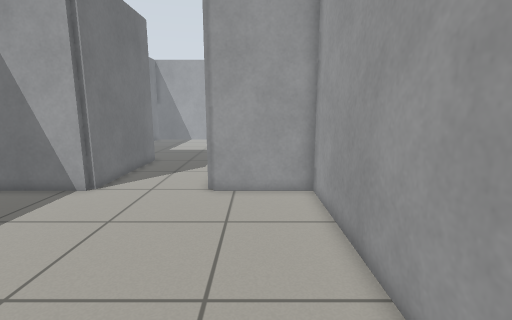
view 1 (above)

12 first-person views from a walk through a robot-simulator world made for Gazebo. The camera is 0.93 m above the floor, tilts 10° down and sees 85° across. The floor is counted in squares, 0.25 m on a side. Each view is taken from the middle of a square. On the plan, view 1 faces up. The plan holds only what a view shows up to about 20 squares ahead; the rest is blank.

view 2
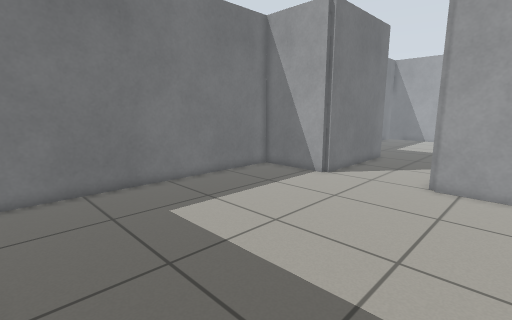

view 3
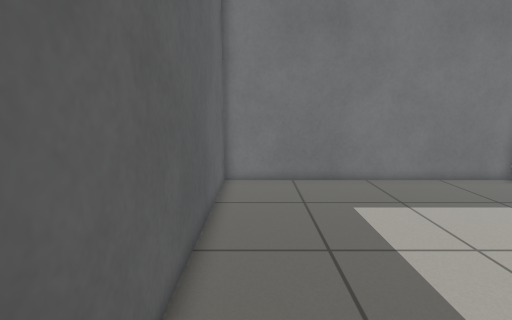

view 4
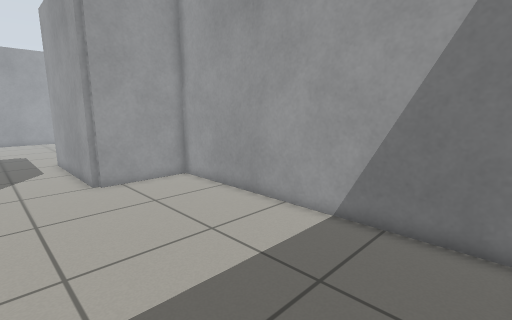

view 5
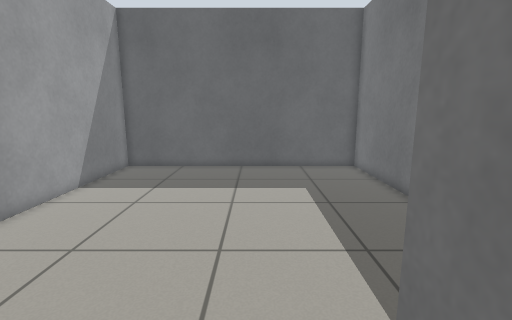

view 6
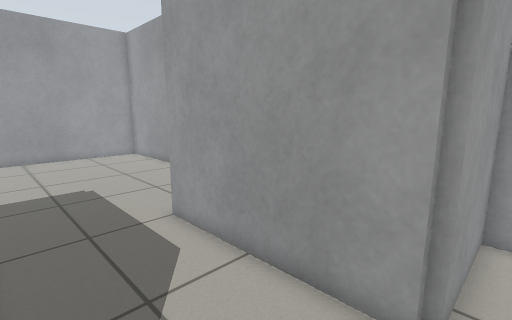

view 7
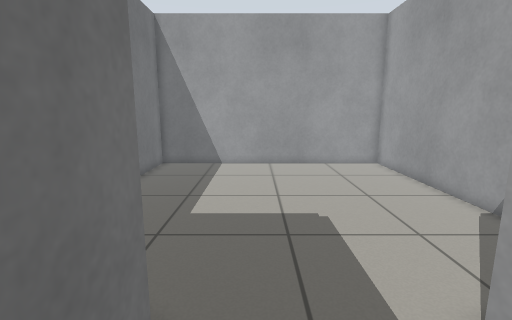

view 8
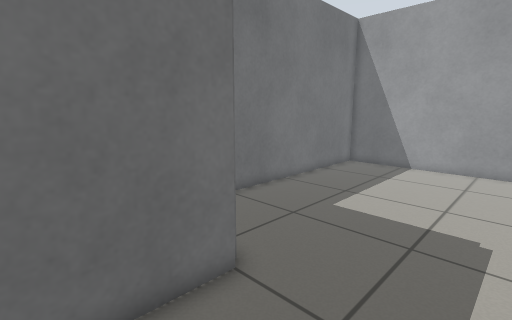

view 9
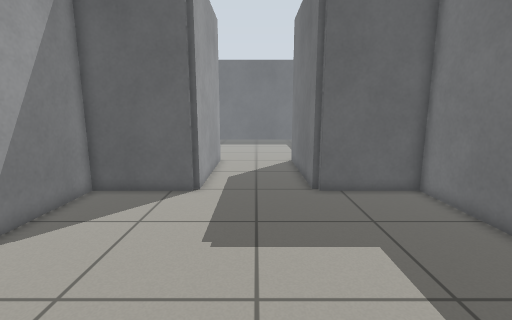

view 10
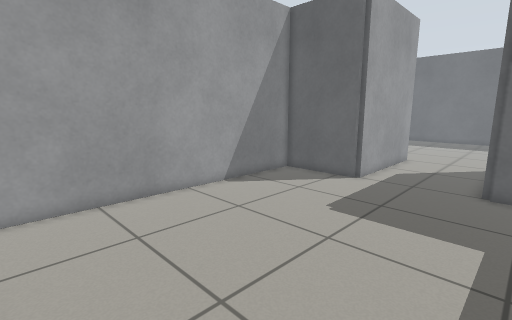

view 11
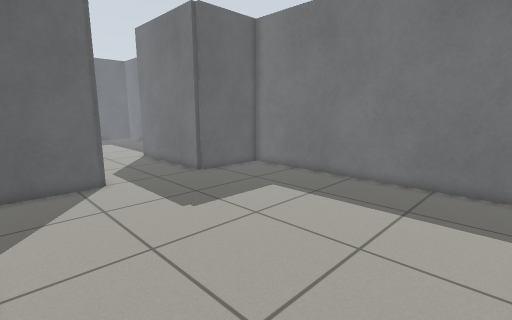

view 12
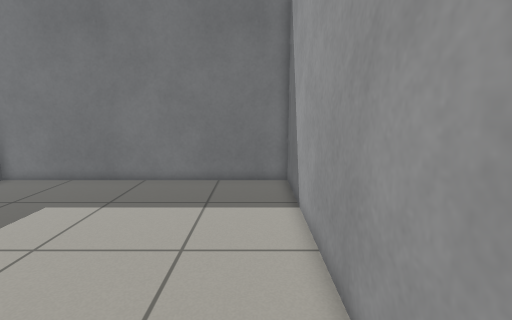

### Floor plan
Points are (right, up) in squares from view 1. A wall is a line through its corners. A room is listed if a view was taken in it or the views show most of it. See-through windows are left out.
Room 1 (views 1, 2, 3, 4)
walls: (-7.7, 12.7) (-12.7, 12.7) (-12.7, -2.7) (2.7, -2.7) (2.7, 12.7) (-2, 12.7); (-1.9, 13) (-2.3, 13)
ways out: opening at (-5.5, 12.2) to room 2
Room 2 (views 5, 6, 7, 8, 9, 10, 11, 12)
walls: (-8.1, 21) (-7.7, 21) (-7.7, 12.7); (-2, 20.9) (-2, 21.3) (2.7, 21.3) (2.7, 36.7) (-12.7, 36.7) (-12.7, 21.3) (-8, 21.3); (-8, 13.1) (-8, 12.6); (-2.3, 13) (-2.3, 21)
ways out: opening at (-5.5, 12.2) to room 1

Where each view was taken, in squares from view 1:
view 1: 0 up, 0 right, facing up
view 2: 2 down, 1 right, facing up-left
view 3: 1 down, 2 right, facing left
view 4: 2 down, 6 left, facing up-right
view 5: 16 up, 6 left, facing down
view 6: 12 up, 7 left, facing up-right
view 7: 17 up, 6 left, facing up
view 8: 17 up, 3 left, facing up-left
view 9: 34 up, 5 left, facing down
view 10: 36 up, 9 left, facing down-right
view 11: 36 up, 2 right, facing down-left
view 12: 35 up, 2 right, facing left
